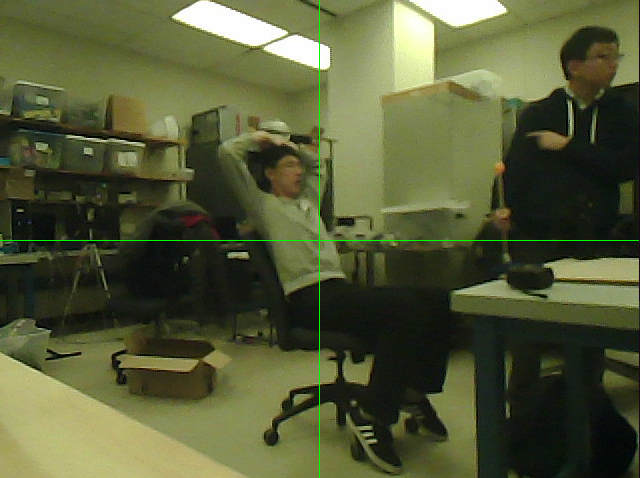
#> input picture camera_test/frame2_camera.png, 640 x 478 px
$ python range_calib_camera.py   (Python 2 division)   (older library calls are emulated)
#> lines starting #> are read from the running program, lines starting #| are printed output that depends on the picture; after the words box and inside, x2 and y2 are one past the last pixel; in counts of white or black regions, pixels touching at a corner belong together
import cv2
import time
import numpy as np
# for the lcm communication for camera
import sys
import lcm
sys.path.append("../lcmtypes")
# from lcmtypes import camera_coord_t
from lcmtypes.camera_coord_t import camera_coord_t

# =============================================
#               Constants                     #
# =============================================
KERNELS = [
        [5, 5],                # kernel for erdoe
        [3, 3],                # kernel for open
        [3, 3]                 # kernel for close
    ]

# [8 lines of commented-out code are left out]
LOWER = np.uint8([15,135,170])
UPPER = np.uint8([19,180,245])
detect_cx = []
detect_cy = []
first_flag = True

# ==================
# [ 34 255  14]
# [ 28  99 162]
# [ 25 255  29]
# [ 60 255 255]
# [ 27  92 195]
# [ 28  95 199]
# [ 31 101 156]
# [ 27 102 175]
# [ 29  87 185]
# [ 27  93 191]
# [ 29  86 198]
# [ 31  76 189]
# ==================
# [ 18 104  66]


while True:
	# LOWER = np.array([15,160,120])
	# UPPER = np.array([19,180,255])

	frame = cv2.imread("frame2_camera.png")
#> frame is the input picture: shape (478, 640, 3); mean B, G, R 55.7, 89.9, 84.7
	hsv = cv2.cvtColor(frame, cv2.COLOR_BGR2HSV)
#> hsv: shape (478, 640, 3); mean H, S, V 39.6, 102.3, 90.8
	block_frame = cv2.inRange(hsv, LOWER, UPPER)
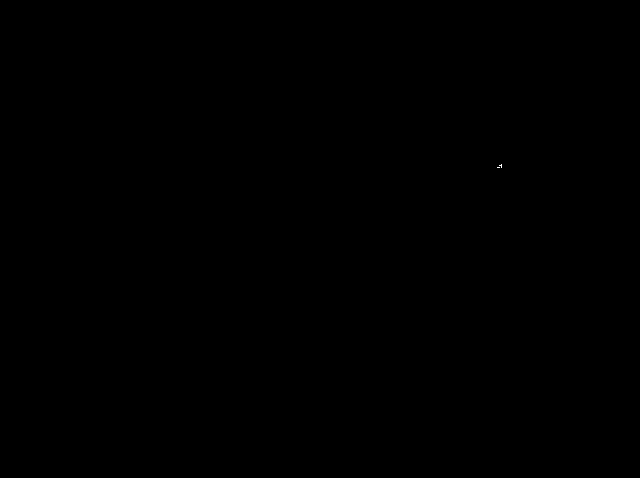
#> block_frame: shape (478, 640); 0% white in thin lines or dots, all inside (x1, y1, x2, y2) = (497, 164, 502, 168)

	new_frame = frame
	new_im, contours, hierarchy = cv2.findContours(block_frame,cv2.RETR_TREE,cv2.CHAIN_APPROX_NONE)
#> contours = 2 contours, all with area under 20

	for cnt in contours:
	    block_area = cv2.contourArea(cnt)
	    ##===============##===============##===============##
	    ## test code for circular object detection
	    approx = cv2.approxPolyDP(cnt, 0.01 * cv2.arcLength(cnt, True), True)
	    # print "block_area =================== ", block_area
	    # block_area range filter
	    if block_area > 0 and len(approx) > -1:
	    ##===============##===============##===============##
	    # if block_area > 10:
	    	print "detected"
	        (cx,cy),radius = cv2.minEnclosingCircle(cnt)
	    	cv2.circle(new_frame,(int(cx),int(cy)), int(radius), (0,0,255), -1)   # # this is the test code to test the lcm information
	    	if first_flag == True:
	    		detect_cx.append(cx)
	    		detect_cy.append(cy)
#> this loop made 2 passes
#> (block_area, cx, cy, radius) on pass 2: (1, 500.5, 165.5, 1.58)
#> (cnt, block_area, approx) on pass 1: ([[497, 167], [498, 167], [499, 167], [498, 167]], 0, [[497, 167], [499, 167]])
#| detected
#> new_frame: shape (478, 640, 3); under 0.01% of pixels changed, all inside (x1, y1, x2, y2) = (499, 164, 502, 167)
#> after the loop, detect_cx = [500.5]; detect_cy = [165.5]

	first_flag = False
	# [5 lines of commented-out code are left out]

	cv2.imshow("new_frame", new_frame)

	# k = cv2.waitKey(5) & 0xFF
	# if k == 27:
	# 	break
	if cv2.waitKey(1) & 0xFF == ord('q'):
#> (key q is pressed here)
		break

cv2.destroyAllWindows()

$ run again, with camera_test/test.png copied over camera_test/frame2_camera.png
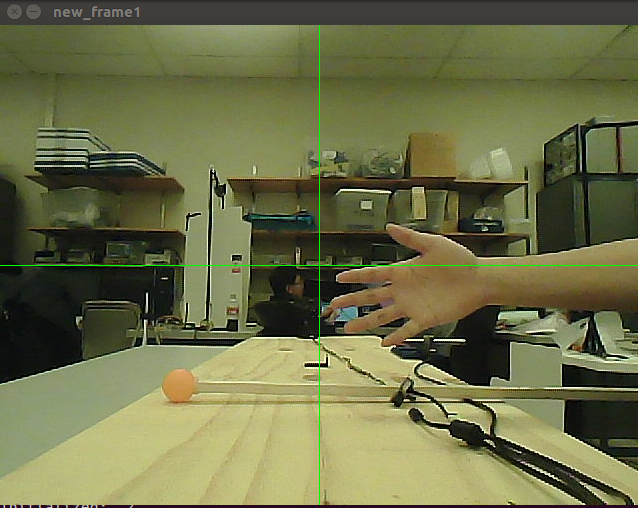
#> input picture camera_test/test.png, 638 x 508 px
#> frame is the input picture: shape (508, 638, 3); mean B, G, R 72.2, 110.9, 108.9
#> hsv: shape (508, 638, 3); mean H, S, V 35, 97.7, 113.9
#> block_frame: shape (508, 638); 0.22% white; 7 white regions (6 under 20 px)
#> contours = 9 contours, 8 with area under 20; largest, box (x1, y1, x2, y2) and area: (163, 372, 195, 401) 656
#> the loop `for cnt in contours:` made 9 passes
#> (block_area, cx, cy, radius) on pass 7: (656.5, 179.5, 385.3, 16.69)
#> (printed output is left out)
#> after the loop `for cnt in contours:`:
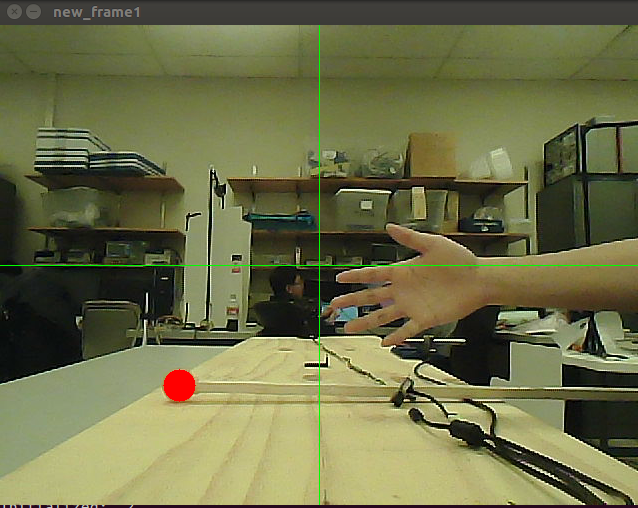
#> new_frame: shape (508, 638, 3); 0.25% of pixels changed, all inside (x1, y1, x2, y2) = (163, 369, 196, 402)
#> after the loop `for cnt in contours:`: detect_cx = [179.5, 183, 183]; detect_cy = [385.3, 393, 376]
